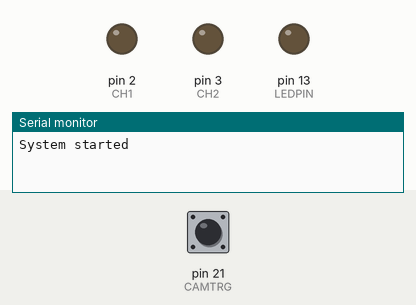
This sketch was run on a simulated Arduino Mega 2560, built with avr-gcc and run on an emulated ATmega2560. On the bench: output pins drawn as LEDs (lit = HIGH), the last lines printed to the serial monitor. The test bench sets the inputs (shaded band); at power-on: pin 21 (CAMTRG) HIGH. Pins used as bus, display or sensor lines are not drawn.

Above: at 1.2 s.
1.3 s: pin 21 (CAMTRG) pulled LOW for 0.15 s
At 2.4 s:
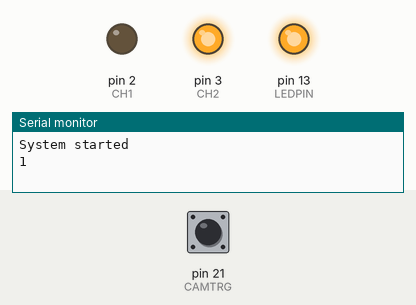
2.9 s: pin 21 (CAMTRG) pulled LOW for 1 s
At 4.8 s:
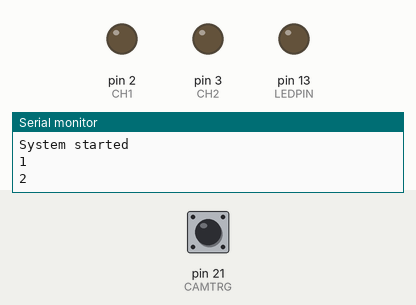
5.4 s: pin 21 (CAMTRG) pulled LOW for 0.15 s
At 6.7 s:
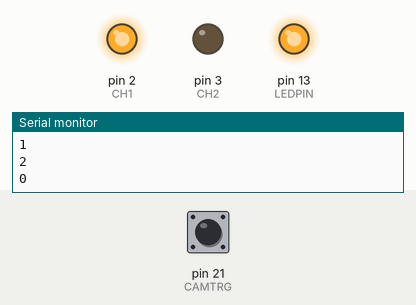
7.0 s: pin 21 (CAMTRG) pulled LOW for 3.2 s
At 10.8 s:
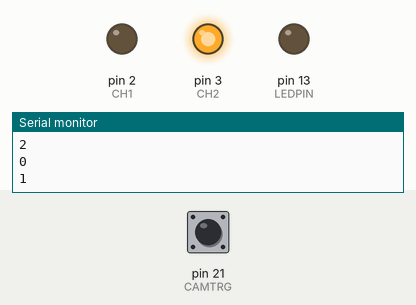
Timing chart, 0 to 12.3 s (numbered marks = the images above; inputs shaded):
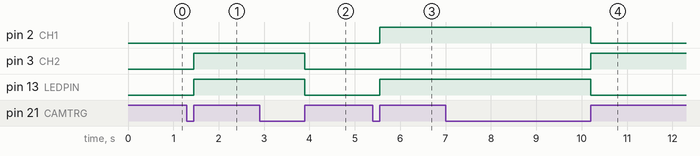

The sketch:

simple.ino
```cpp
// *********************************************************************************************//
// Blacklfy Camera Sync with Teensy 4.x                                                         //
// *********************************************************************************************//

#define BAUDRATE 115200      // Serial communicaiton speed

// *********************************************************************************************//
// Pin Settings
// ------------------------------------------------------------------------
#define NUM_CHANNELS       3 // Number of LED channels
#define CH1                2 // Connect pin 2 to LED driver channel 1 (output)
#define CH2                3 // Connect pin 3 to LED driver channel 2 (output)
#define CH_BG             -1 // LED driver background channel, all LEDs off
#define CLK               22 // Connect pin 22 to LED driver PWM CLK (output)
#define CAMTRG            21 // Connect pin 21 to Camera frame trigger (input)
#define LEDPIN            13 // Built in LED
#define TURN_ON  HIGH        // Define Enable Channel
#define TURN_OFF LOW         // Define Disable Channel

// PWM Settings
// ------------------------------------------------------------------------
#define PWM_Frequency  50000
#define PWM_Resolution     8
#define PWM_MaxValue     255
#define DutyCycle        5.0

// Variables
// ------------------------------------------------------------------------
volatile int LEDs[NUM_CHANNELS] = {CH1, CH2, CH_BG }; // LED channel array
volatile int currentChannel = 0;                      // Index to current LED in LED array
volatile bool frameTriggerOccured = false;            // Signal to main loop
bool ledStatus = false;                               // Blinking of the built in LED

// *********************************************************************************************//
// SETUP                                                                                        //
// *********************************************************************************************//
void setup(){

  // Configure output pins, set them all to off/low
  pinMode(CH1,          OUTPUT); digitalWrite(CH1,   TURN_OFF);
  pinMode(CH2,          OUTPUT); digitalWrite(CH2,   TURN_OFF);
  pinMode(CLK,          OUTPUT); digitalWrite(CLK,   HIGH);
  pinMode(LEDPIN,       OUTPUT); digitalWrite(LEDPIN,LOW );

  // Configure Input Pins
  pinMode(CAMTRG, INPUT_PULLUP);  // Frame trigger

  // Configure Interrupts
  attachInterrupt(digitalPinToInterrupt(CAMTRG), frameISR, RISING);            // ISR occurs at frame exposure start

  // Configure PWM output
  //analogWriteResolution(PWM_Resolution);                                       // change resolution
  //analogWriteFrequency(CLK, PWM_Frequency);                                    // set PWM frequency on CLK pin
  //analogWrite(CLK, uint16_t((100.0-DutyCycle) / 100.0 * float(PWM_MaxValue))); // set Duty Cyle and enable PWM on CLK pin (i have inverted PWM logic)

  // Start Serial IO
  Serial.begin(BAUDRATE);
  Serial.println("System started");
} // end setup

// *********************************************************************************************//
// Main LOOP                                                                                    //
// *********************************************************************************************//

void loop(){

  // Blink LED if ISR occurs
  // ------------------------------------------------------------------------
  if (frameTriggerOccured) {
    ledStatus = !ledStatus;
    digitalWriteFast(LEDPIN, ledStatus); // blink
    frameTriggerOccured = false;         // reset signal
    Serial.println(currentChannel);      // debug
  }

}

// *********************************************************************************************//
// Support Functions                                                                            //
// *********************************************************************************************//

void frameISR() {
  // Turn OFF previous LED, skip the background channel
  if (LEDs[currentChannel] != CH_BG) { digitalWriteFast(LEDs[currentChannel], TURN_OFF); }
  // Increment channel index
  currentChannel = currentChannel + 1;
  if ( currentChannel == NUM_CHANNELS ) { currentChannel = 0; }
  // Turn ON next LED, skip the background channel
  if (LEDs[currentChannel] != CH_BG) { digitalWriteFast(LEDs[currentChannel], TURN_ON); }
  frameTriggerOccured = true;  // signal to main loop
}
```

Measured:
- after the input at 1.3 s, pin 3 (CH2), pin 13 (LEDPIN): LOW → HIGH after 0.15 s
- after the input at 2.9 s, pin 3 (CH2), pin 13 (LEDPIN): HIGH → LOW after 1.0 s
- after the input at 5.4 s, pin 2 (CH1), pin 13 (LEDPIN): LOW → HIGH after 0.15 s
- after the input at 7.0 s, pin 2 (CH1), pin 13 (LEDPIN): HIGH → LOW after 3.2 s; pin 3 (CH2): LOW → HIGH after 3.2 s
